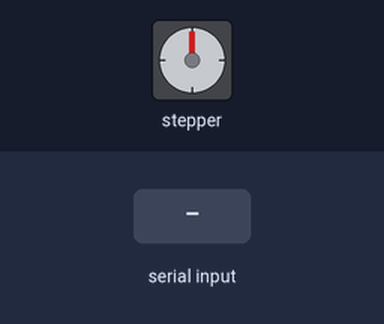
A sketch run on a simulated Arduino Uno, built with avr-gcc and run on an emulated ATmega328P. Parts: stepper motor. Inputs (shaded band) come from the test bench. Stepper angles assume 200 steps per turn.

Above: at 1.2 s.
1.3 s: "1\n" received over Serial
Timing chart, 0 to 4.3 s (numbered marks = the images above; inputs shaded):
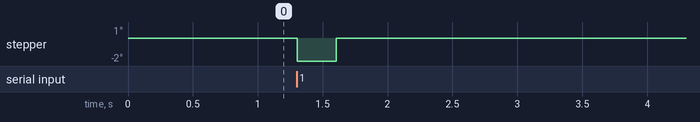

The sketch:

V3_arduino.ino
```cpp
#include <AccelStepper.h>

// Define the stepper motor connections
#define STEP_PIN 2
#define DIR_PIN 3

// Create an instance of AccelStepper
AccelStepper stepper(AccelStepper::DRIVER, STEP_PIN, DIR_PIN);

// Variable to store the motor state (on/off)
bool motorOn = false;

void setup() {
  // Set the maximum speed and acceleration for the stepper motor
  stepper.setMaxSpeed(1000.0);
  stepper.setAcceleration(500.0);

  // Initialize serial communication
  Serial.begin(9600);
}

void loop() {
  // Check if data is available on the serial port
  if (Serial.available() > 0) {
    // Read the incoming line from the serial port
    String input = Serial.readStringUntil('\n');

    // Find the first space separating the speed and chaos factor values
    int firstSpaceIndex = input.indexOf(' ');

    // Find the second space separating the chaos factor and motor state values
    int secondSpaceIndex = input.indexOf(' ', firstSpaceIndex + 1);

    // Extract the three values as strings
    String speedStr = input.substring(0, firstSpaceIndex);
    String chaosFactorStr = input.substring(firstSpaceIndex + 1, secondSpaceIndex);
    String motorStateStr = input.substring(secondSpaceIndex + 1);

    // Convert the strings to integers
    int speedPercentage = speedStr.toInt();
    int chaosFactor = chaosFactorStr.toInt();
    int motorState = motorStateStr.toInt();

    // Make sure the speed and chaos factor percentages are within the valid range (0 to 100)
    speedPercentage = constrain(speedPercentage, 0, 100);
    chaosFactor = constrain(chaosFactor, 0, 100);

    // Convert the percentages to values between 0 and the maximum speed/acceleration
    float targetSpeed = map(speedPercentage, 0, 100, 0, stepper.maxSpeed());
    float targetChaosFactor = map(chaosFactor, 0, 100, 0, stepper.maxSpeed());

    // Set the target speed and acceleration (chaos factor) for the stepper motor
    stepper.setSpeed(targetSpeed);
    stepper.setAcceleration(targetChaosFactor);

    // Set the motor state (on/off)
    motorOn = (motorState == 1);

    // Map the speed percentage to the number of steps (0 to 7)
    int stepsToTake = map(speedPercentage, 0, 100, 0, 7);

    // Make the motor take the mapped number of steps if motorOn is true
    if (motorOn) {
      stepper.move(stepsToTake);
      stepper.runToPosition();  // Move the motor to the new position
    }
  }
}
```

Measured:
- after the input at 1.3 s, stepper: goes -2° 0.30 s, then 0°, starting at once
